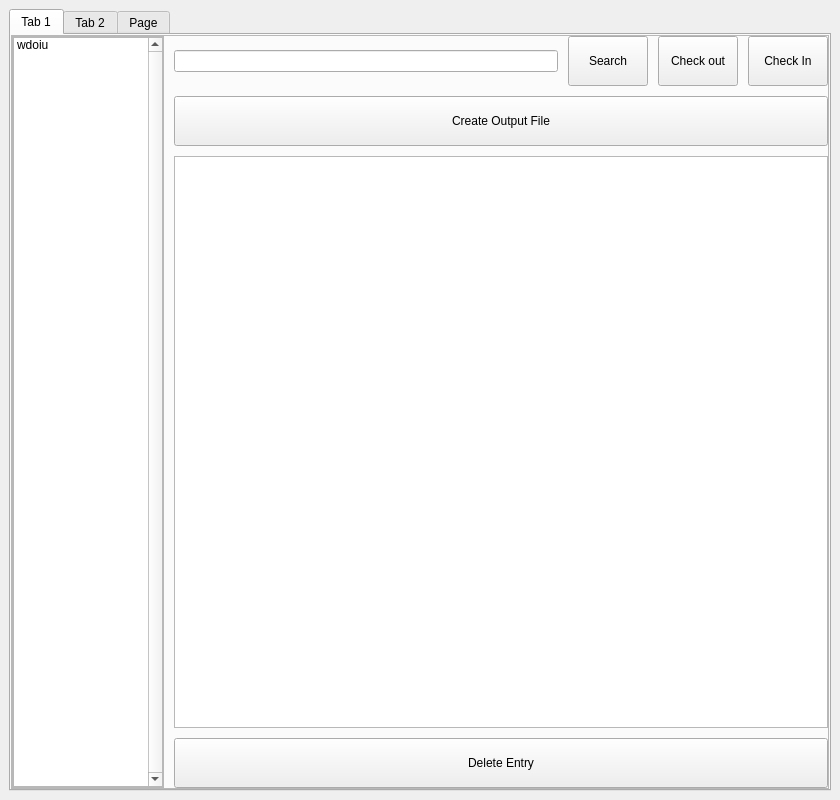
<?xml version="1.0" encoding="UTF-8"?>
<ui version="4.0">
 <class>MainWindow</class>
 <widget class="QMainWindow" name="MainWindow">
  <property name="geometry">
   <rect>
    <x>0</x>
    <y>0</y>
    <width>840</width>
    <height>800</height>
   </rect>
  </property>
  <property name="sizePolicy">
   <sizepolicy hsizetype="Expanding" vsizetype="Expanding">
    <horstretch>0</horstretch>
    <verstretch>10</verstretch>
   </sizepolicy>
  </property>
  <property name="minimumSize">
   <size>
    <width>0</width>
    <height>0</height>
   </size>
  </property>
  <property name="maximumSize">
   <size>
    <width>840</width>
    <height>800</height>
   </size>
  </property>
  <property name="windowTitle">
   <string>Chemventory MainWindow</string>
  </property>
  <property name="toolTip">
   <string notr="true"/>
  </property>
  <property name="statusTip">
   <string notr="true"/>
  </property>
  <property name="whatsThis">
   <string notr="true"/>
  </property>
  <property name="accessibleName">
   <string notr="true"/>
  </property>
  <property name="accessibleDescription">
   <string notr="true"/>
  </property>
  <property name="windowFilePath">
   <string notr="true"/>
  </property>
  <widget class="QWidget" name="centralwidget">
   <property name="sizePolicy">
    <sizepolicy hsizetype="Expanding" vsizetype="Expanding">
     <horstretch>0</horstretch>
     <verstretch>0</verstretch>
    </sizepolicy>
   </property>
   <property name="minimumSize">
    <size>
     <width>500</width>
     <height>500</height>
    </size>
   </property>
   <property name="sizeIncrement">
    <size>
     <width>0</width>
     <height>0</height>
    </size>
   </property>
   <property name="statusTip">
    <string notr="true"/>
   </property>
   <property name="whatsThis">
    <string notr="true"/>
   </property>
   <layout class="QGridLayout" name="gridLayout">
    <item row="0" column="0">
     <widget class="QTabWidget" name="chemtabs">
      <property name="currentIndex">
       <number>0</number>
      </property>
      <widget class="QWidget" name="Main">
       <property name="statusTip">
        <string notr="true"/>
       </property>
       <property name="whatsThis">
        <string notr="true"/>
       </property>
       <property name="accessibleName">
        <string notr="true"/>
       </property>
       <property name="accessibleDescription">
        <string notr="true"/>
       </property>
       <attribute name="title">
        <string>Tab 1</string>
       </attribute>
       <layout class="QGridLayout" name="gridLayout_2">
        <property name="leftMargin">
         <number>0</number>
        </property>
        <property name="topMargin">
         <number>0</number>
        </property>
        <property name="rightMargin">
         <number>0</number>
        </property>
        <property name="bottomMargin">
         <number>0</number>
        </property>
        <property name="spacing">
         <number>0</number>
        </property>
        <item row="0" column="0">
         <widget class="QFrame" name="frame">
          <property name="statusTip">
           <string notr="true"/>
          </property>
          <property name="whatsThis">
           <string notr="true"/>
          </property>
          <property name="frameShape">
           <enum>QFrame::StyledPanel</enum>
          </property>
          <property name="frameShadow">
           <enum>QFrame::Raised</enum>
          </property>
          <layout class="QHBoxLayout" name="horizontalLayout_4">
           <property name="spacing">
            <number>10</number>
           </property>
           <property name="leftMargin">
            <number>0</number>
           </property>
           <property name="topMargin">
            <number>0</number>
           </property>
           <property name="rightMargin">
            <number>0</number>
           </property>
           <property name="bottomMargin">
            <number>0</number>
           </property>
           <item>
            <widget class="QFrame" name="frame_2">
             <property name="enabled">
              <bool>true</bool>
             </property>
             <property name="sizePolicy">
              <sizepolicy hsizetype="Expanding" vsizetype="Expanding">
               <horstretch>0</horstretch>
               <verstretch>10</verstretch>
              </sizepolicy>
             </property>
             <property name="minimumSize">
              <size>
               <width>101</width>
               <height>250</height>
              </size>
             </property>
             <property name="maximumSize">
              <size>
               <width>150</width>
               <height>800</height>
              </size>
             </property>
             <property name="sizeIncrement">
              <size>
               <width>0</width>
               <height>0</height>
              </size>
             </property>
             <property name="baseSize">
              <size>
               <width>0</width>
               <height>0</height>
              </size>
             </property>
             <property name="frameShape">
              <enum>QFrame::StyledPanel</enum>
             </property>
             <property name="frameShadow">
              <enum>QFrame::Raised</enum>
             </property>
             <property name="lineWidth">
              <number>1</number>
             </property>
             <layout class="QVBoxLayout" name="verticalLayout_2" stretch="0">
              <property name="spacing">
               <number>10</number>
              </property>
              <property name="sizeConstraint">
               <enum>QLayout::SetMinAndMaxSize</enum>
              </property>
              <property name="leftMargin">
               <number>0</number>
              </property>
              <property name="topMargin">
               <number>0</number>
              </property>
              <property name="rightMargin">
               <number>0</number>
              </property>
              <property name="bottomMargin">
               <number>0</number>
              </property>
              <item>
               <widget class="QListWidget" name="listWidget">
                <property name="minimumSize">
                 <size>
                  <width>100</width>
                  <height>250</height>
                 </size>
                </property>
                <property name="maximumSize">
                 <size>
                  <width>150</width>
                  <height>800</height>
                 </size>
                </property>
                <property name="mouseTracking">
                 <bool>true</bool>
                </property>
                <property name="tabletTracking">
                 <bool>true</bool>
                </property>
                <property name="contextMenuPolicy">
                 <enum>Qt::ActionsContextMenu</enum>
                </property>
                <property name="acceptDrops">
                 <bool>true</bool>
                </property>
                <property name="layoutDirection">
                 <enum>Qt::LeftToRight</enum>
                </property>
                <property name="verticalScrollBarPolicy">
                 <enum>Qt::ScrollBarAlwaysOn</enum>
                </property>
                <property name="iconSize">
                 <size>
                  <width>0</width>
                  <height>0</height>
                 </size>
                </property>
                <property name="movement">
                 <enum>QListView::Free</enum>
                </property>
                <property name="gridSize">
                 <size>
                  <width>0</width>
                  <height>0</height>
                 </size>
                </property>
                <property name="modelColumn">
                 <number>0</number>
                </property>
                <property name="uniformItemSizes">
                 <bool>true</bool>
                </property>
                <property name="itemAlignment">
                 <set>Qt::AlignLeading</set>
                </property>
                <property name="currentRow">
                 <number>-1</number>
                </property>
                <property name="sortingEnabled">
                 <bool>true</bool>
                </property>
                <item>
                 <property name="text">
                  <string>Base</string>
                 </property>
                </item>
                <item>
                 <property name="text">
                  <string>eqwoi</string>
                 </property>
                </item>
                <item>
                 <property name="text">
                  <string>ewoi</string>
                 </property>
                </item>
                <item>
                 <property name="text">
                  <string>ewoi</string>
                 </property>
                </item>
                <item>
                 <property name="text">
                  <string>HCL</string>
                 </property>
                </item>
                <item>
                 <property name="text">
                  <string>wdoiu</string>
                 </property>
                </item>
               </widget>
              </item>
             </layout>
            </widget>
           </item>
           <item>
            <layout class="QVBoxLayout" name="verticalLayout">
             <property name="spacing">
              <number>10</number>
             </property>
             <property name="leftMargin">
              <number>0</number>
             </property>
             <property name="topMargin">
              <number>0</number>
             </property>
             <property name="rightMargin">
              <number>0</number>
             </property>
             <property name="bottomMargin">
              <number>0</number>
             </property>
             <item>
              <layout class="QHBoxLayout" name="horizontalLayout">
               <property name="spacing">
                <number>10</number>
               </property>
               <item>
                <widget class="QLineEdit" name="lineEdit">
                 <property name="minimumSize">
                  <size>
                   <width>175</width>
                   <height>0</height>
                  </size>
                 </property>
                 <property name="toolTip">
                  <string notr="true"/>
                 </property>
                 <property name="statusTip">
                  <string notr="true"/>
                 </property>
                 <property name="readOnly">
                  <bool>false</bool>
                 </property>
                </widget>
               </item>
               <item>
                <widget class="QPushButton" name="pushButton">
                 <property name="minimumSize">
                  <size>
                   <width>50</width>
                   <height>50</height>
                  </size>
                 </property>
                 <property name="maximumSize">
                  <size>
                   <width>500</width>
                   <height>50</height>
                  </size>
                 </property>
                 <property name="toolTip">
                  <string notr="true"/>
                 </property>
                 <property name="text">
                  <string>Search</string>
                 </property>
                 <property name="iconSize">
                  <size>
                   <width>20</width>
                   <height>20</height>
                  </size>
                 </property>
                </widget>
               </item>
               <item>
                <widget class="QPushButton" name="pushButton_3">
                 <property name="minimumSize">
                  <size>
                   <width>50</width>
                   <height>50</height>
                  </size>
                 </property>
                 <property name="toolTip">
                  <string notr="true"/>
                 </property>
                 <property name="text">
                  <string>Check out</string>
                 </property>
                </widget>
               </item>
               <item>
                <widget class="QPushButton" name="pushButton_2">
                 <property name="minimumSize">
                  <size>
                   <width>50</width>
                   <height>50</height>
                  </size>
                 </property>
                 <property name="toolTip">
                  <string notr="true"/>
                 </property>
                 <property name="text">
                  <string>Check In</string>
                 </property>
                </widget>
               </item>
              </layout>
             </item>
             <item>
              <layout class="QHBoxLayout" name="horizontalLayout_3">
               <property name="spacing">
                <number>10</number>
               </property>
               <item>
                <widget class="QPushButton" name="pushButton_5">
                 <property name="minimumSize">
                  <size>
                   <width>150</width>
                   <height>50</height>
                  </size>
                 </property>
                 <property name="text">
                  <string>Create Output File</string>
                 </property>
                </widget>
               </item>
              </layout>
             </item>
             <item>
              <layout class="QGridLayout" name="gridLayout_3">
               <item row="0" column="0">
                <widget class="QTextBrowser" name="textBrowser"/>
               </item>
              </layout>
             </item>
             <item>
              <layout class="QHBoxLayout" name="horizontalLayout_5">
               <property name="spacing">
                <number>10</number>
               </property>
               <property name="leftMargin">
                <number>0</number>
               </property>
               <property name="topMargin">
                <number>0</number>
               </property>
               <property name="rightMargin">
                <number>0</number>
               </property>
               <property name="bottomMargin">
                <number>0</number>
               </property>
               <item>
                <widget class="QPushButton" name="pushButton_8">
                 <property name="minimumSize">
                  <size>
                   <width>0</width>
                   <height>50</height>
                  </size>
                 </property>
                 <property name="text">
                  <string>Delete Entry</string>
                 </property>
                </widget>
               </item>
              </layout>
             </item>
            </layout>
           </item>
          </layout>
         </widget>
        </item>
       </layout>
      </widget>
      <widget class="QWidget" name="Addnewchem">
       <attribute name="title">
        <string>Tab 2</string>
       </attribute>
       <layout class="QGridLayout" name="gridLayout_4">
        <item row="0" column="0">
         <widget class="QFrame" name="frame_3">
          <property name="frameShape">
           <enum>QFrame::StyledPanel</enum>
          </property>
          <property name="frameShadow">
           <enum>QFrame::Raised</enum>
          </property>
          <layout class="QVBoxLayout" name="verticalLayout_3">
           <item>
            <layout class="QHBoxLayout" name="horizontalLayout_2">
             <item>
              <widget class="QLabel" name="label">
               <property name="text">
                <string>Name of Chemical:</string>
               </property>
              </widget>
             </item>
             <item>
              <widget class="QLineEdit" name="lineEdit_2"/>
             </item>
            </layout>
           </item>
           <item>
            <layout class="QHBoxLayout" name="horizontalLayout_6">
             <item>
              <widget class="QLabel" name="label_2">
               <property name="text">
                <string>Mass in grams:</string>
               </property>
              </widget>
             </item>
             <item>
              <widget class="QLineEdit" name="lineEdit_3"/>
             </item>
            </layout>
           </item>
           <item>
            <layout class="QHBoxLayout" name="horizontalLayout_7">
             <item>
              <widget class="QLabel" name="label_3">
               <property name="text">
                <string>Date Received:</string>
               </property>
              </widget>
             </item>
             <item>
              <widget class="QLineEdit" name="lineEdit_4"/>
             </item>
            </layout>
           </item>
           <item>
            <layout class="QHBoxLayout" name="horizontalLayout_8">
             <item>
              <widget class="QLabel" name="label_4">
               <property name="text">
                <string>Type of Chemical</string>
               </property>
              </widget>
             </item>
             <item>
              <widget class="QComboBox" name="comboBox">
               <item>
                <property name="text">
                 <string>Acid</string>
                </property>
               </item>
               <item>
                <property name="text">
                 <string>Base</string>
                </property>
               </item>
               <item>
                <property name="text">
                 <string>Oxidizer</string>
                </property>
               </item>
               <item>
                <property name="text">
                 <string>Metals</string>
                </property>
               </item>
              </widget>
             </item>
            </layout>
           </item>
           <item>
            <layout class="QHBoxLayout" name="horizontalLayout_9">
             <item>
              <widget class="QLabel" name="label_5">
               <property name="text">
                <string>Chemical Formula:</string>
               </property>
              </widget>
             </item>
             <item>
              <widget class="QLineEdit" name="lineEdit_5"/>
             </item>
            </layout>
           </item>
           <item>
            <layout class="QHBoxLayout" name="horizontalLayout_11">
             <item>
              <widget class="QLabel" name="label_6">
               <property name="text">
                <string>Supplier:</string>
               </property>
              </widget>
             </item>
             <item>
              <widget class="QLineEdit" name="lineEdit_6"/>
             </item>
            </layout>
           </item>
           <item>
            <layout class="QHBoxLayout" name="horizontalLayout_12">
             <item>
              <widget class="QPushButton" name="pushButton_4">
               <property name="text">
                <string>Save</string>
               </property>
              </widget>
             </item>
            </layout>
           </item>
          </layout>
         </widget>
        </item>
       </layout>
      </widget>
      <widget class="QWidget" name="EditChem">
       <attribute name="title">
        <string>Page</string>
       </attribute>
       <layout class="QGridLayout" name="gridLayout_5">
        <item row="0" column="1">
         <widget class="QFrame" name="frame_4">
          <property name="frameShape">
           <enum>QFrame::StyledPanel</enum>
          </property>
          <property name="frameShadow">
           <enum>QFrame::Raised</enum>
          </property>
          <layout class="QGridLayout" name="gridLayout_6">
           <item row="0" column="0">
            <layout class="QHBoxLayout" name="horizontalLayout_14">
             <item>
              <widget class="QLabel" name="label_7">
               <property name="text">
                <string>Chemical:</string>
               </property>
              </widget>
             </item>
             <item>
              <widget class="QLineEdit" name="lineEdit_7"/>
             </item>
             <item>
              <widget class="QPushButton" name="pushButton_6">
               <property name="text">
                <string>Search</string>
               </property>
              </widget>
             </item>
            </layout>
           </item>
           <item row="1" column="0">
            <layout class="QHBoxLayout" name="horizontalLayout_16">
             <item>
              <widget class="QTextEdit" name="textEdit"/>
             </item>
            </layout>
           </item>
           <item row="2" column="0">
            <layout class="QHBoxLayout" name="horizontalLayout_17">
             <property name="spacing">
              <number>10</number>
             </property>
             <property name="topMargin">
              <number>0</number>
             </property>
             <item>
              <widget class="QPushButton" name="pushButton_11">
               <property name="text">
                <string>Edit Entry</string>
               </property>
              </widget>
             </item>
             <item>
              <widget class="QPushButton" name="pushButton_10">
               <property name="text">
                <string>Save Entry</string>
               </property>
              </widget>
             </item>
            </layout>
           </item>
          </layout>
         </widget>
        </item>
       </layout>
      </widget>
     </widget>
    </item>
   </layout>
  </widget>
 </widget>
 <resources/>
 <connections/>
</ui>
